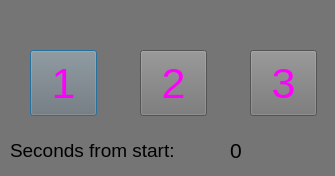
<?xml version="1.0" encoding="UTF-8"?>
<ui version="4.0">
 <class>Win_or_Lose</class>
 <widget class="QDialog" name="Win_or_Lose">
  <property name="geometry">
   <rect>
    <x>0</x>
    <y>0</y>
    <width>335</width>
    <height>176</height>
   </rect>
  </property>
  <property name="windowTitle">
   <string>Dialog</string>
  </property>
  <property name="styleSheet">
   <string notr="true">background-color: rgb(255, 85, 255);
background-color: rgb(117, 117, 117);</string>
  </property>
  <widget class="QLabel" name="label">
   <property name="geometry">
    <rect>
     <x>20</x>
     <y>30</y>
     <width>301</width>
     <height>131</height>
    </rect>
   </property>
   <property name="font">
    <font>
     <pointsize>24</pointsize>
    </font>
   </property>
   <property name="text">
    <string/>
   </property>
   <property name="alignment">
    <set>Qt::AlignCenter</set>
   </property>
  </widget>
  <widget class="QPushButton" name="Save1">
   <property name="geometry">
    <rect>
     <x>30</x>
     <y>50</y>
     <width>67</width>
     <height>66</height>
    </rect>
   </property>
   <property name="sizePolicy">
    <sizepolicy hsizetype="Minimum" vsizetype="Fixed">
     <horstretch>0</horstretch>
     <verstretch>0</verstretch>
    </sizepolicy>
   </property>
   <property name="palette">
    <palette>
     <active>
      <colorrole role="Button">
       <brush brushstyle="SolidPattern">
        <color alpha="255">
         <red>117</red>
         <green>117</green>
         <blue>117</blue>
        </color>
       </brush>
      </colorrole>
      <colorrole role="ButtonText">
       <brush brushstyle="SolidPattern">
        <color alpha="255">
         <red>255</red>
         <green>0</green>
         <blue>255</blue>
        </color>
       </brush>
      </colorrole>
      <colorrole role="Base">
       <brush brushstyle="SolidPattern">
        <color alpha="255">
         <red>117</red>
         <green>117</green>
         <blue>117</blue>
        </color>
       </brush>
      </colorrole>
      <colorrole role="Window">
       <brush brushstyle="SolidPattern">
        <color alpha="255">
         <red>117</red>
         <green>117</green>
         <blue>117</blue>
        </color>
       </brush>
      </colorrole>
     </active>
     <inactive>
      <colorrole role="Button">
       <brush brushstyle="SolidPattern">
        <color alpha="255">
         <red>117</red>
         <green>117</green>
         <blue>117</blue>
        </color>
       </brush>
      </colorrole>
      <colorrole role="ButtonText">
       <brush brushstyle="SolidPattern">
        <color alpha="255">
         <red>255</red>
         <green>0</green>
         <blue>255</blue>
        </color>
       </brush>
      </colorrole>
      <colorrole role="Base">
       <brush brushstyle="SolidPattern">
        <color alpha="255">
         <red>117</red>
         <green>117</green>
         <blue>117</blue>
        </color>
       </brush>
      </colorrole>
      <colorrole role="Window">
       <brush brushstyle="SolidPattern">
        <color alpha="255">
         <red>117</red>
         <green>117</green>
         <blue>117</blue>
        </color>
       </brush>
      </colorrole>
     </inactive>
     <disabled>
      <colorrole role="Button">
       <brush brushstyle="SolidPattern">
        <color alpha="255">
         <red>117</red>
         <green>117</green>
         <blue>117</blue>
        </color>
       </brush>
      </colorrole>
      <colorrole role="ButtonText">
       <brush brushstyle="SolidPattern">
        <color alpha="255">
         <red>120</red>
         <green>120</green>
         <blue>120</blue>
        </color>
       </brush>
      </colorrole>
      <colorrole role="Base">
       <brush brushstyle="SolidPattern">
        <color alpha="255">
         <red>117</red>
         <green>117</green>
         <blue>117</blue>
        </color>
       </brush>
      </colorrole>
      <colorrole role="Window">
       <brush brushstyle="SolidPattern">
        <color alpha="255">
         <red>117</red>
         <green>117</green>
         <blue>117</blue>
        </color>
       </brush>
      </colorrole>
     </disabled>
    </palette>
   </property>
   <property name="font">
    <font>
     <pointsize>32</pointsize>
    </font>
   </property>
   <property name="layoutDirection">
    <enum>Qt::RightToLeft</enum>
   </property>
   <property name="styleSheet">
    <string notr="true">background-image: url(:/background/save.png);</string>
   </property>
   <property name="text">
    <string>1</string>
   </property>
  </widget>
  <widget class="QPushButton" name="Save2">
   <property name="geometry">
    <rect>
     <x>140</x>
     <y>50</y>
     <width>67</width>
     <height>66</height>
    </rect>
   </property>
   <property name="palette">
    <palette>
     <active>
      <colorrole role="Button">
       <brush brushstyle="SolidPattern">
        <color alpha="255">
         <red>117</red>
         <green>117</green>
         <blue>117</blue>
        </color>
       </brush>
      </colorrole>
      <colorrole role="ButtonText">
       <brush brushstyle="SolidPattern">
        <color alpha="255">
         <red>255</red>
         <green>0</green>
         <blue>255</blue>
        </color>
       </brush>
      </colorrole>
      <colorrole role="Base">
       <brush brushstyle="SolidPattern">
        <color alpha="255">
         <red>117</red>
         <green>117</green>
         <blue>117</blue>
        </color>
       </brush>
      </colorrole>
      <colorrole role="Window">
       <brush brushstyle="SolidPattern">
        <color alpha="255">
         <red>117</red>
         <green>117</green>
         <blue>117</blue>
        </color>
       </brush>
      </colorrole>
     </active>
     <inactive>
      <colorrole role="Button">
       <brush brushstyle="SolidPattern">
        <color alpha="255">
         <red>117</red>
         <green>117</green>
         <blue>117</blue>
        </color>
       </brush>
      </colorrole>
      <colorrole role="ButtonText">
       <brush brushstyle="SolidPattern">
        <color alpha="255">
         <red>255</red>
         <green>0</green>
         <blue>255</blue>
        </color>
       </brush>
      </colorrole>
      <colorrole role="Base">
       <brush brushstyle="SolidPattern">
        <color alpha="255">
         <red>117</red>
         <green>117</green>
         <blue>117</blue>
        </color>
       </brush>
      </colorrole>
      <colorrole role="Window">
       <brush brushstyle="SolidPattern">
        <color alpha="255">
         <red>117</red>
         <green>117</green>
         <blue>117</blue>
        </color>
       </brush>
      </colorrole>
     </inactive>
     <disabled>
      <colorrole role="Button">
       <brush brushstyle="SolidPattern">
        <color alpha="255">
         <red>117</red>
         <green>117</green>
         <blue>117</blue>
        </color>
       </brush>
      </colorrole>
      <colorrole role="ButtonText">
       <brush brushstyle="SolidPattern">
        <color alpha="255">
         <red>120</red>
         <green>120</green>
         <blue>120</blue>
        </color>
       </brush>
      </colorrole>
      <colorrole role="Base">
       <brush brushstyle="SolidPattern">
        <color alpha="255">
         <red>117</red>
         <green>117</green>
         <blue>117</blue>
        </color>
       </brush>
      </colorrole>
      <colorrole role="Window">
       <brush brushstyle="SolidPattern">
        <color alpha="255">
         <red>117</red>
         <green>117</green>
         <blue>117</blue>
        </color>
       </brush>
      </colorrole>
     </disabled>
    </palette>
   </property>
   <property name="font">
    <font>
     <pointsize>32</pointsize>
    </font>
   </property>
   <property name="styleSheet">
    <string notr="true">background-image: url(:/background/save.png);</string>
   </property>
   <property name="text">
    <string>2</string>
   </property>
  </widget>
  <widget class="QPushButton" name="Save3">
   <property name="geometry">
    <rect>
     <x>250</x>
     <y>50</y>
     <width>67</width>
     <height>66</height>
    </rect>
   </property>
   <property name="sizePolicy">
    <sizepolicy hsizetype="Minimum" vsizetype="MinimumExpanding">
     <horstretch>0</horstretch>
     <verstretch>0</verstretch>
    </sizepolicy>
   </property>
   <property name="palette">
    <palette>
     <active>
      <colorrole role="Button">
       <brush brushstyle="SolidPattern">
        <color alpha="255">
         <red>117</red>
         <green>117</green>
         <blue>117</blue>
        </color>
       </brush>
      </colorrole>
      <colorrole role="ButtonText">
       <brush brushstyle="SolidPattern">
        <color alpha="255">
         <red>255</red>
         <green>0</green>
         <blue>255</blue>
        </color>
       </brush>
      </colorrole>
      <colorrole role="Base">
       <brush brushstyle="SolidPattern">
        <color alpha="255">
         <red>117</red>
         <green>117</green>
         <blue>117</blue>
        </color>
       </brush>
      </colorrole>
      <colorrole role="Window">
       <brush brushstyle="SolidPattern">
        <color alpha="255">
         <red>117</red>
         <green>117</green>
         <blue>117</blue>
        </color>
       </brush>
      </colorrole>
     </active>
     <inactive>
      <colorrole role="Button">
       <brush brushstyle="SolidPattern">
        <color alpha="255">
         <red>117</red>
         <green>117</green>
         <blue>117</blue>
        </color>
       </brush>
      </colorrole>
      <colorrole role="ButtonText">
       <brush brushstyle="SolidPattern">
        <color alpha="255">
         <red>255</red>
         <green>0</green>
         <blue>255</blue>
        </color>
       </brush>
      </colorrole>
      <colorrole role="Base">
       <brush brushstyle="SolidPattern">
        <color alpha="255">
         <red>117</red>
         <green>117</green>
         <blue>117</blue>
        </color>
       </brush>
      </colorrole>
      <colorrole role="Window">
       <brush brushstyle="SolidPattern">
        <color alpha="255">
         <red>117</red>
         <green>117</green>
         <blue>117</blue>
        </color>
       </brush>
      </colorrole>
     </inactive>
     <disabled>
      <colorrole role="Button">
       <brush brushstyle="SolidPattern">
        <color alpha="255">
         <red>117</red>
         <green>117</green>
         <blue>117</blue>
        </color>
       </brush>
      </colorrole>
      <colorrole role="ButtonText">
       <brush brushstyle="SolidPattern">
        <color alpha="255">
         <red>120</red>
         <green>120</green>
         <blue>120</blue>
        </color>
       </brush>
      </colorrole>
      <colorrole role="Base">
       <brush brushstyle="SolidPattern">
        <color alpha="255">
         <red>117</red>
         <green>117</green>
         <blue>117</blue>
        </color>
       </brush>
      </colorrole>
      <colorrole role="Window">
       <brush brushstyle="SolidPattern">
        <color alpha="255">
         <red>117</red>
         <green>117</green>
         <blue>117</blue>
        </color>
       </brush>
      </colorrole>
     </disabled>
    </palette>
   </property>
   <property name="font">
    <font>
     <pointsize>32</pointsize>
    </font>
   </property>
   <property name="autoFillBackground">
    <bool>false</bool>
   </property>
   <property name="styleSheet">
    <string notr="true">background-image: url(:/background/save.png);</string>
   </property>
   <property name="text">
    <string>3</string>
   </property>
  </widget>
  <widget class="QLabel" name="time_from_start">
   <property name="geometry">
    <rect>
     <x>10</x>
     <y>130</y>
     <width>201</width>
     <height>41</height>
    </rect>
   </property>
   <property name="font">
    <font>
     <pointsize>14</pointsize>
    </font>
   </property>
   <property name="text">
    <string>Seconds from start:</string>
   </property>
  </widget>
  <widget class="QLabel" name="time_check">
   <property name="geometry">
    <rect>
     <x>230</x>
     <y>140</y>
     <width>71</width>
     <height>21</height>
    </rect>
   </property>
   <property name="font">
    <font>
     <pointsize>16</pointsize>
    </font>
   </property>
   <property name="text">
    <string>0</string>
   </property>
  </widget>
 </widget>
 <resources/>
 <connections/>
</ui>
